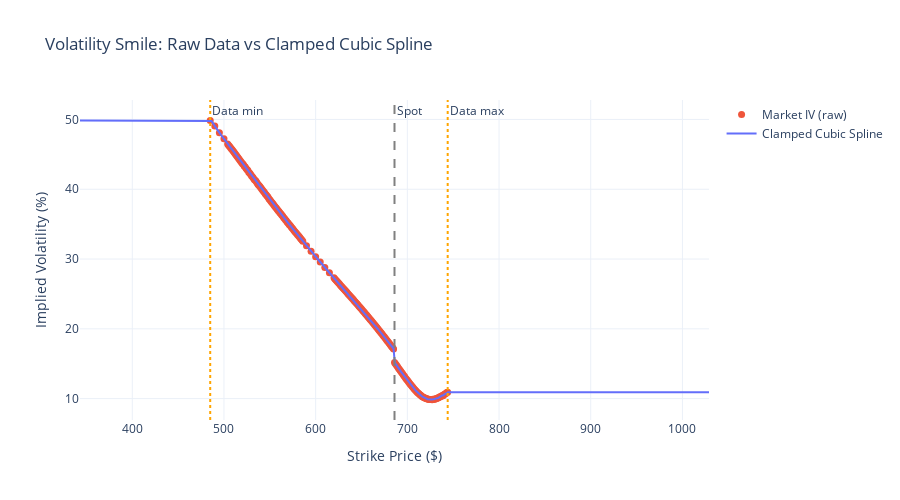

Here is the notebook cell this chart was saved with:
### Markdown cell above
## Step 4: Interpolate and Extrapolate the Volatility Smile

Following **Malz (2014, Sec. 2.1–2.2)**, we fit a **clamped cubic spline** to the implied volatility data:

- **Clamped** means the first derivative is set to zero at the boundary knots (Malz 2014, Eq. 5–6). This ensures 
  flat extrapolation beyond the observed strikes, which prevents no-arbitrage violations 
  (the call valuation function stays monotonically decreasing and convex).
- **Cubic spline** ensures C² continuity (continuous first and second derivatives), which is 
  essential since the BL method requires the second derivative of call prices 
  (Breeden & Litzenberger 1978, Eq. 2; Jackwerth 2004, Eq. 7).
- Beyond observed strikes, we extrapolate at constant IV (flat wings).

The resulting **call valuation function** is defined as (Malz 2014, Eq. 4):

$$c(t, X, \tau) = v[S_t, X, \tau, \sigma(X), r, q]$$

where $v[\cdot]$ is the Black-Scholes formula and $\sigma(X)$ is the interpolated smile.

### Code cell
# --- Fit clamped cubic spline to the volatility smile ---
strikes_data = smile['strike'].values
ivs_data = smile['iv'].values

# Clamped cubic spline: first derivative = 0 at boundaries (flat extrapolation)
# bc_type=((1, 0), (1, 0)) means first derivative = 0 at both endpoints
vol_spline = CubicSpline(strikes_data, ivs_data, bc_type=((1, 0.0), (1, 0.0)))

# Define the interpolated/extrapolated vol function with flat wings
K_min_data = strikes_data[0]
K_max_data = strikes_data[-1]
iv_min = ivs_data[0]
iv_max = ivs_data[-1]

def sigma_interp(K):
    """
    Interpolated implied volatility function.
    - Inside observed range: clamped cubic spline
    - Outside observed range: flat extrapolation at boundary IV
    """
    K = np.atleast_1d(K)
    result = np.empty_like(K, dtype=float)
    
    below = K < K_min_data
    above = K > K_max_data
    inside = ~below & ~above
    
    result[below] = iv_min
    result[above] = iv_max
    result[inside] = vol_spline(K[inside])
    
    # Ensure IV is always positive
    result = np.maximum(result, 0.001)
    
    return result

# --- Build the call valuation function on a fine grid ---
# This is the key: c(t, X, tau) = v(S, X, tau, sigma(X), r, q)
# where sigma(X) comes from the interpolated smile

# Fine grid extending well beyond observed strikes
F = S0 * np.exp((r - q) * T)  # Forward price
K_low = S0 * 0.50    # 50% of spot
K_high = S0 * 1.50   # 150% of spot
N_grid = 2000
K_fine = np.linspace(K_low, K_high, N_grid)

# Compute interpolated vols and call prices on fine grid
sigma_fine = sigma_interp(K_fine)
C_fine = bs_call_price(S0, K_fine, T, r, q, sigma_fine)

print(f"Forward price: F = ${F:.2f}")
print(f"Fine grid: {N_grid} points from ${K_low:.0f} to ${K_high:.0f}")
print(f"Grid spacing: dK = ${(K_high - K_low) / N_grid:.4f}")

# --- Plot: Interpolated smile overlaid on raw data ---
fig = go.Figure()

fig.add_trace(go.Scatter(
    x=smile['strike'], y=smile['iv'] * 100,
    mode='markers', name='Market IV (raw)',
    marker=dict(size=7, color='#EF553B')
))

fig.add_trace(go.Scatter(
    x=K_fine, y=sigma_fine * 100,
    mode='lines', name='Clamped Cubic Spline',
    line=dict(color='#636EFA', width=2)
))

fig.add_vline(x=S0, line_dash="dash", line_color="gray", annotation_text="Spot")
fig.add_vline(x=K_min_data, line_dash="dot", line_color="orange", annotation_text="Data min")
fig.add_vline(x=K_max_data, line_dash="dot", line_color="orange", annotation_text="Data max")

fig.update_layout(
    title=f"Volatility Smile: Raw Data vs Clamped Cubic Spline",
    xaxis_title="Strike Price ($)",
    yaxis_title="Implied Volatility (%)",
    template="plotly_white",
    width=900, height=500
)
fig.show()
save_plotly_figure(fig, "02_volatility_smile_spline_fit")

### Figure 1 — Plotly figure (JSON) as saved in the notebook; plotly's stock layout.template omitted (floating-point values rounded to 4 significant figures; data arrays with more than 128 entries replaced by an {"elided": "..."} marker saying what was removed)
{"data": [{"marker": {"color": "#EF553B", "size": 7}, "mode": "markers", "name": "Market IV (raw)", "type": "scatter", "x": {"elided": "218 float values"}, "y": {"elided": "218 float values"}}, {"line": {"color": "#636EFA", "width": 2}, "mode": "lines", "name": "Clamped Cubic Spline", "type": "scatter", "x": {"elided": "2000 float values"}, "y": {"elided": "2000 float values"}}], "layout": {"annotations": [{"showarrow": false, "text": "Spot", "x": 686.0, "xanchor": "left", "xref": "x", "y": 1, "yanchor": "top", "yref": "y domain"}, {"showarrow": false, "text": "Data min", "x": 485.0, "xanchor": "left", "xref": "x", "y": 1, "yanchor": "top", "yref": "y domain"}, {"showarrow": false, "text": "Data max", "x": 744.0, "xanchor": "left", "xref": "x", "y": 1, "yanchor": "top", "yref": "y domain"}], "height": 500, "shapes": [{"line": {"color": "gray", "dash": "dash"}, "type": "line", "x0": 686.0, "x1": 686.0, "xref": "x", "y0": 0, "y1": 1, "yref": "y domain"}, {"line": {"color": "orange", "dash": "dot"}, "type": "line", "x0": 485.0, "x1": 485.0, "xref": "x", "y0": 0, "y1": 1, "yref": "y domain"}, {"line": {"color": "orange", "dash": "dot"}, "type": "line", "x0": 744.0, "x1": 744.0, "xref": "x", "y0": 0, "y1": 1, "yref": "y domain"}], "title": {"text": "Volatility Smile: Raw Data vs Clamped Cubic Spline"}, "width": 900, "xaxis": {"title": {"text": "Strike Price ($)"}}, "yaxis": {"title": {"text": "Implied Volatility (%)"}}}}
